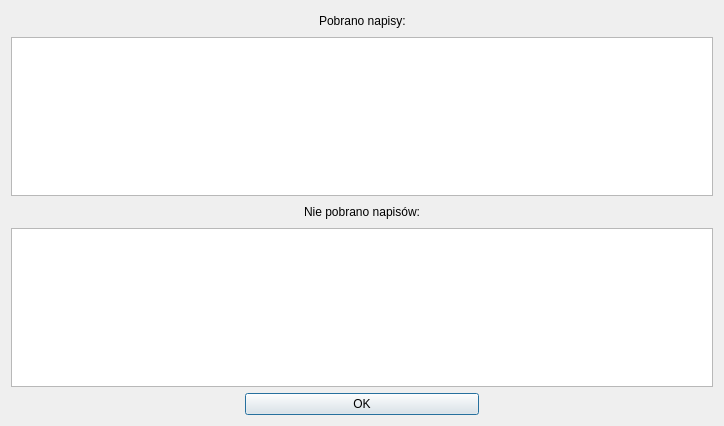
<?xml version="1.0" encoding="UTF-8"?>
<ui version="4.0">
 <class>frmSummary</class>
 <widget class="QDialog" name="frmSummary">
  <property name="windowModality">
   <enum>Qt::WindowModal</enum>
  </property>
  <property name="geometry">
   <rect>
    <x>0</x>
    <y>0</y>
    <width>724</width>
    <height>426</height>
   </rect>
  </property>
  <property name="windowTitle">
   <string>QNapi - rezultat dopasowania napisów</string>
  </property>
  <property name="windowIcon">
   <iconset resource="../resources.qrc">
    <normaloff>:/icon/qnapi-48-icon</normaloff>:/icon/qnapi-48-icon</iconset>
  </property>
  <layout class="QVBoxLayout" name="verticalLayout">
   <item>
    <layout class="QHBoxLayout" name="horizontalLayout">
     <item>
      <spacer name="horizontalSpacer_4">
       <property name="orientation">
        <enum>Qt::Horizontal</enum>
       </property>
       <property name="sizeHint" stdset="0">
        <size>
         <width>40</width>
         <height>20</height>
        </size>
       </property>
      </spacer>
     </item>
     <item>
      <widget class="QLabel" name="label">
       <property name="text">
        <string>Pobrano napisy:</string>
       </property>
      </widget>
     </item>
     <item>
      <spacer name="horizontalSpacer_2">
       <property name="orientation">
        <enum>Qt::Horizontal</enum>
       </property>
       <property name="sizeHint" stdset="0">
        <size>
         <width>40</width>
         <height>20</height>
        </size>
       </property>
      </spacer>
     </item>
    </layout>
   </item>
   <item>
    <widget class="QListWidget" name="lwSuccess"/>
   </item>
   <item>
    <layout class="QHBoxLayout" name="horizontalLayout_2">
     <item>
      <spacer name="horizontalSpacer_3">
       <property name="orientation">
        <enum>Qt::Horizontal</enum>
       </property>
       <property name="sizeHint" stdset="0">
        <size>
         <width>40</width>
         <height>20</height>
        </size>
       </property>
      </spacer>
     </item>
     <item>
      <widget class="QLabel" name="label_2">
       <property name="text">
        <string>Nie pobrano napisów:</string>
       </property>
      </widget>
     </item>
     <item>
      <spacer name="horizontalSpacer">
       <property name="orientation">
        <enum>Qt::Horizontal</enum>
       </property>
       <property name="sizeHint" stdset="0">
        <size>
         <width>40</width>
         <height>20</height>
        </size>
       </property>
      </spacer>
     </item>
    </layout>
   </item>
   <item>
    <widget class="QListWidget" name="lwFail"/>
   </item>
   <item>
    <layout class="QHBoxLayout">
     <property name="topMargin">
      <number>0</number>
     </property>
     <item>
      <spacer>
       <property name="orientation">
        <enum>Qt::Horizontal</enum>
       </property>
       <property name="sizeHint" stdset="0">
        <size>
         <width>40</width>
         <height>20</height>
        </size>
       </property>
      </spacer>
     </item>
     <item>
      <widget class="QPushButton" name="pbOK">
       <property name="sizePolicy">
        <sizepolicy hsizetype="Expanding" vsizetype="Fixed">
         <horstretch>0</horstretch>
         <verstretch>0</verstretch>
        </sizepolicy>
       </property>
       <property name="text">
        <string>OK</string>
       </property>
      </widget>
     </item>
     <item>
      <spacer>
       <property name="orientation">
        <enum>Qt::Horizontal</enum>
       </property>
       <property name="sizeHint" stdset="0">
        <size>
         <width>40</width>
         <height>20</height>
        </size>
       </property>
      </spacer>
     </item>
    </layout>
   </item>
  </layout>
 </widget>
 <resources>
  <include location="../resources.qrc"/>
 </resources>
 <connections>
  <connection>
   <sender>pbOK</sender>
   <signal>clicked()</signal>
   <receiver>frmSummary</receiver>
   <slot>accept()</slot>
   <hints>
    <hint type="sourcelabel">
     <x>348</x>
     <y>308</y>
    </hint>
    <hint type="destinationlabel">
     <x>348</x>
     <y>164</y>
    </hint>
   </hints>
  </connection>
 </connections>
</ui>
